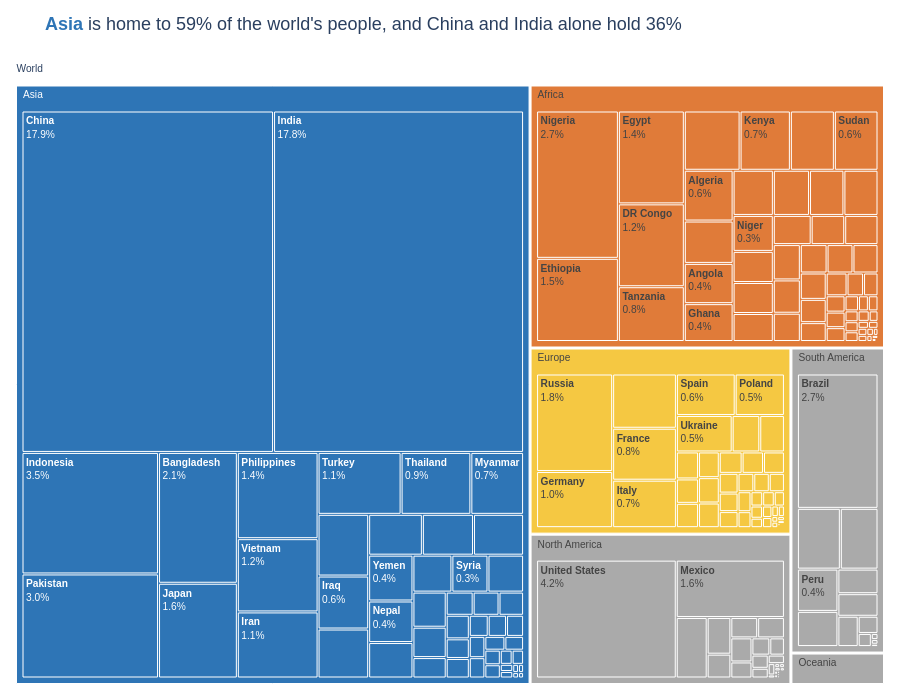

Write notebook code for a chart like this one.
### Markdown cell above
**Chart choice & justification:** Treemap

- A treemap graph illustrates components of a whole at two different levels (continents and countries) on one graph.
- Box size represents population, hence larger countries get bigger boxes.
- A stacked bar cannot accommodate 234 countries, while a treemap can.
- Asia, Africa, and Europe retain their colors from the other graphs. The rest are grey.
- Every box indicates its percentage of world population.

### Code cell
# Q6
# step 1: prep data
pop22 = df.rename(columns={'2022 Population': 'Population'})
cont_share = pop22.groupby('Continent')['Population'].sum() / pop22['Population'].sum() * 100
china_india = pop22.loc[pop22['Country'].isin(['China', 'India']), 'Population'].sum() / pop22['Population'].sum() * 100
print(cont_share.sort_values(ascending=False).round(1), f'\nChina + India: {china_india:.1f}%')

continent_colors = {'Asia': BLUE, 'Africa': ORANGE, 'Europe': YELLOW,
                    'North America': GREY, 'South America': GREY, 'Oceania': GREY}

# step 2: plotly express figure
fig = px.treemap(
    data_frame=pop22,
    path=[px.Constant('World'), 'Continent', 'Country'],
    values='Population',                       # additive, sums correctly at every level
    color='Continent',
    color_discrete_map={**continent_colors, '(?)': 'white'},
    template='plotly_white',
    height=700
)

# step 3: customisation
fig.update_traces(
    texttemplate='<b>%{label}</b><br>%{percentRoot:.1%}',
    hovertemplate='<b>%{label}</b><br>%{value:,.0f} people<br>%{percentRoot:.1%} of world<br>%{percentParent:.1%} of %{parent}<extra></extra>',
    marker=dict(line=dict(color='white', width=1)),
    root_color='white',
    tiling=dict(pad=2)
)

fig.update_layout(
    title=(f"<span style='color:{BLUE}'><b>Asia</b></span> is home to {cont_share['Asia']:.0f}% of the world's people, "
           f"and China and India alone hold {china_india:.0f}%"),
    font=dict(family='Arial', size=13),
    uniformtext=dict(minsize=10, mode='hide'),    # hide labels that would be too small to read
    margin=dict(l=10, r=10, t=60, b=10)
)

fig.show()

### Figure 1 — Plotly figure (JSON) as saved in the notebook; plotly's stock layout.template omitted (floating-point values rounded to 4 significant figures; data arrays with more than 128 entries replaced by an {"elided": "..."} marker saying what was removed)
{"data": [{"branchvalues": "total", "customdata": {"elided": "241x1 str values"}, "domain": {"x": [0, 1], "y": [0, 1]}, "hovertemplate": "<b>%{label}</b><br>%{value:,.0f} people<br>%{percentRoot:.1%} of world<br>%{percentParent:.1%} of %{parent}<extra></extra>", "ids": {"elided": "241 str values"}, "labels": {"elided": "241 str values"}, "marker": {"colors": {"elided": "241 str values"}, "line": {"color": "white", "width": 1}}, "name": "", "parents": {"elided": "241 str values"}, "root": {"color": "white"}, "texttemplate": "<b>%{label}</b><br>%{percentRoot:.1%}", "tiling": {"pad": 2}, "type": "treemap", "values": {"elided": "241 float values"}}], "layout": {"font": {"family": "Arial", "size": 13}, "height": 700, "legend": {"tracegroupgap": 0}, "margin": {"b": 10, "l": 10, "r": 10, "t": 60}, "title": {"text": "<span style='color:#2E75B6'><b>Asia</b></span> is home to 59% of the world's people, and China and India alone hold 36%"}, "uniformtext": {"minsize": 10, "mode": "hide"}}}
